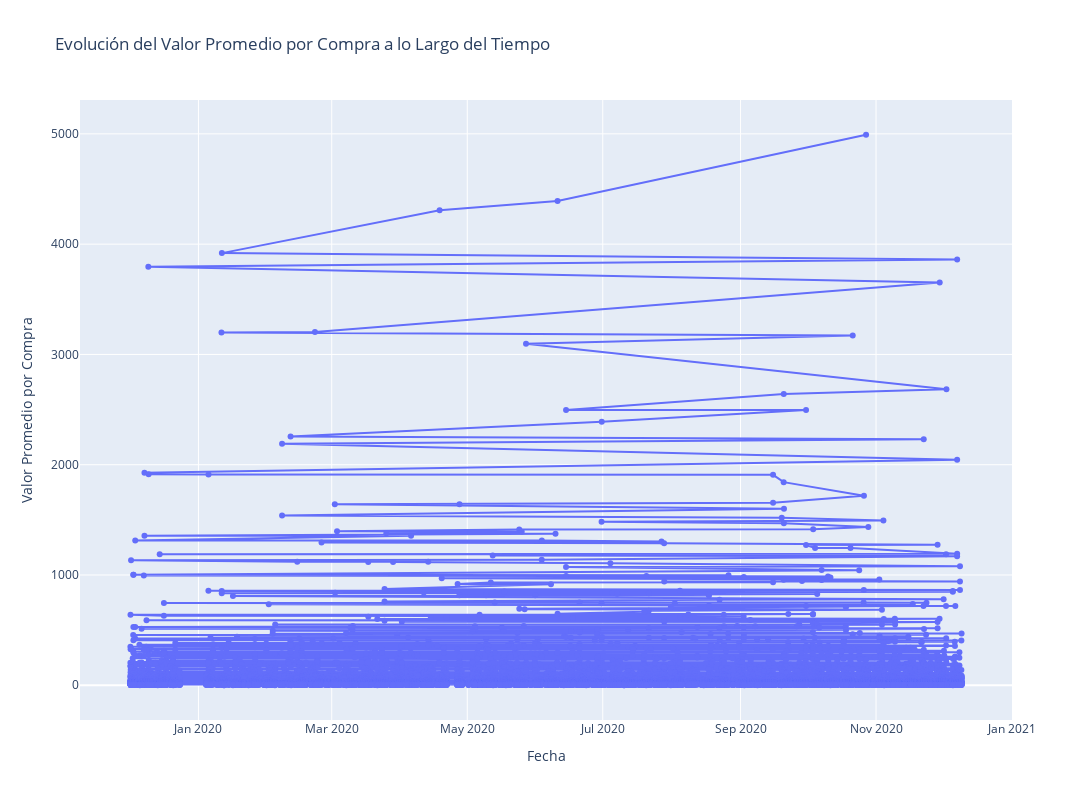

Source (notebook cell):
### Markdown cell above
**Observaciones**

Podemos observar en el grafico anterior 2 anomalias de compras, las cuales al verificar la primera es un cliente que ha realizado ya varias compras con nosotros y el otro es un cliente que sus primeras 2 compras fueron pequeñas pero luego el 9 de diciembre de 2020 realiza una compra grande de (80995) paper craft little birdie. el cual da un total de 168469.60

Este ultimo cliente en particular nos sugiere la posibilidad de que existan clientes que compran mayoreo de ciertos productos, para los cuales se podrian crear estrategias de marketing especiales.

### Code cell
# Agrupe por fecha y calcular el valor medio por transacción
average_value_per_day = df_with_components.groupby(df_with_components['invoice_date'])['total'].mean().reset_index().sort_values(by='total', ascending=False)

# Cambie el nombre de las columnas para mayor claridad
average_value_per_day.columns = ['date', 'average_value']

# Elimine las filas con índices '17149' y '1775' las cuales pertenecena los 2 datos atipicos
average_value_per_day_filtered = average_value_per_day.iloc[2:]


print(average_value_per_day_filtered.head())

fig = go.Figure()
fig.add_trace(go.Scatter(x=average_value_per_day_filtered['date'], y=average_value_per_day_filtered['average_value'],
                    mode='lines+markers',
                    name='lines+markers',
                    ))
fig.update_layout(
    xaxis_title='Fecha',
    yaxis_title='Valor Promedio por Compra',
    title='Evolución del Valor Promedio por Compra a lo Largo del Tiempo',
    width=1200,
    height=800
)

fig.show()

### Figure 1 — Plotly figure (JSON) as saved in the notebook; plotly's stock layout.template omitted (floating-point values rounded to 4 significant figures; data arrays with more than 128 entries replaced by an {"elided": "..."} marker saying what was removed)
{"data": [{"mode": "lines+markers", "name": "lines+markers", "type": "scatter", "x": {"elided": "17177 str values"}, "y": {"elided": "17177 float values"}}], "layout": {"height": 800, "title": {"text": "Evolución del Valor Promedio por Compra a lo Largo del Tiempo"}, "width": 1200, "xaxis": {"title": {"text": "Fecha"}}, "yaxis": {"title": {"text": "Valor Promedio por Compra"}}}}
